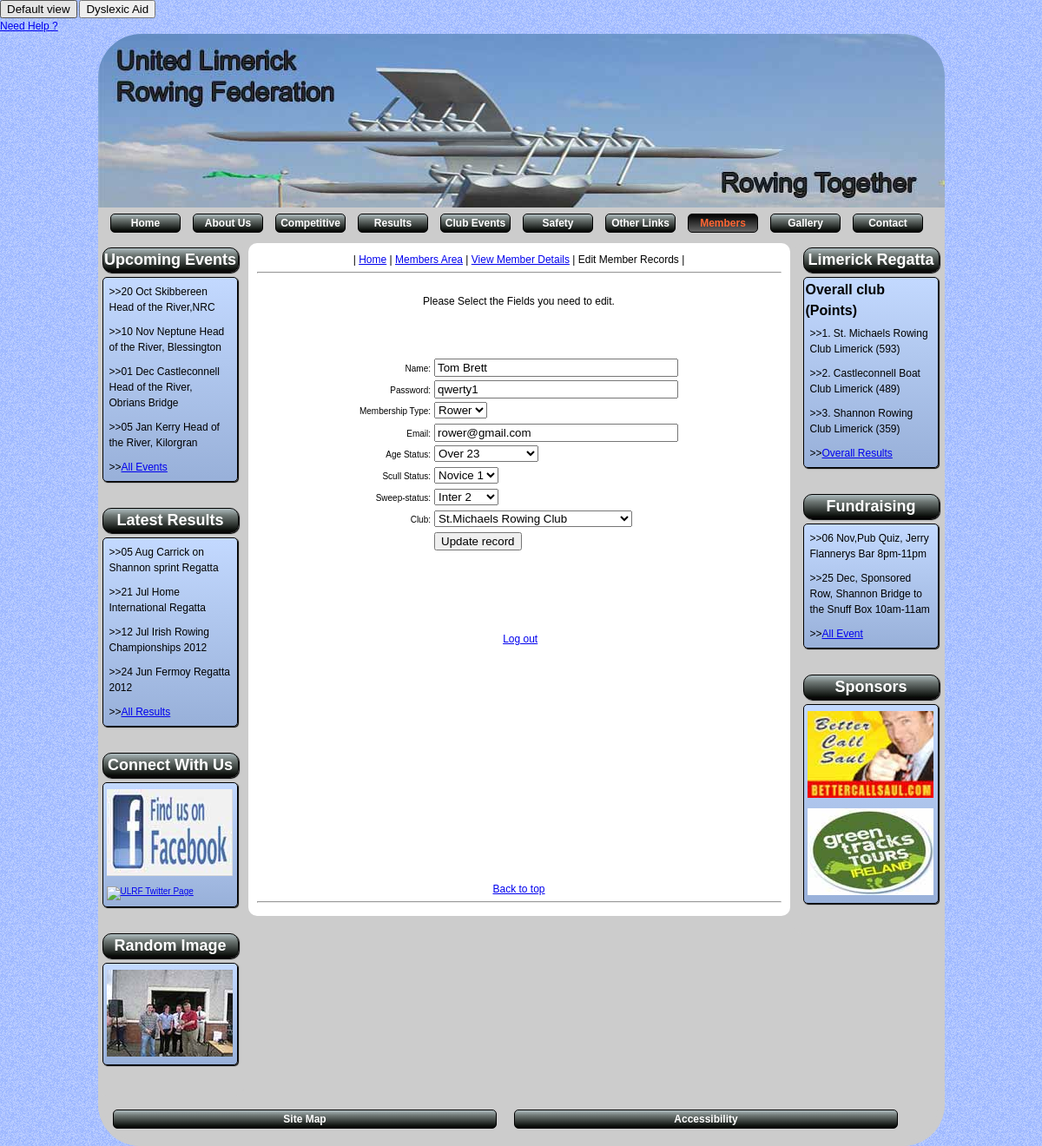
Screenshot of /editamember.php?userid=21 (signed in) with the database file from the repository.
### tables this page shows
CREATE TABLE IF NOT EXISTS `users` (
  `userid` int(8) NOT NULL auto_increment,
  `username` varchar(30) NOT NULL,
  `password` varchar(150) NOT NULL,
  `userlevel` int(8) NOT NULL,
  `email` varchar(50) NOT NULL,
  `agestatus` tinyint(2) NOT NULL,
  `scullstatus` tinyint(2) NOT NULL,
  `sweepstatus` tinyint(2) NOT NULL,
  `club` tinyint(2) NOT NULL,
  PRIMARY KEY  (`userid`)
);

### editamember.php (the view, shortened to what this page needs)
<?php require_once('Connections/msc36_rowerreg.php'); ?>
<?php
$logoutAction = $_SERVER['PHP_SELF']."?doLogout=true";
if ((isset($_SERVER['QUERY_STRING'])) && ($_SERVER['QUERY_STRING'] != "")){
  $logoutAction .="&". htmlentities($_SERVER['QUERY_STRING']);
}
?>
<?php
if (!function_exists("GetSQLValueString")) {
function GetSQLValueString($theValue, $theType, $theDefinedValue = "", $theNotDefinedValue = "")
{
  $theValue = function_exists("mysql_real_escape_string") ? mysql_real_escape_string($theValue) : mysql_escape_string($theValue);
  switch ($theType) {
    case "text":
      $theValue = ($theValue != "") ? "'" . $theValue . "'" : "NULL";
      break;
    case "long":
    case "int":
      $theValue = ($theValue != "") ? intval($theValue) : "NULL";
      break;
  }
  return $theValue;
}
}
$editFormAction = $_SERVER['PHP_SELF'];
if (isset($_SERVER['QUERY_STRING'])) {
  $editFormAction .= "?" . htmlentities($_SERVER['QUERY_STRING']);
}
$query_rstage = "SELECT * FROM agestatus";
$rstage = mysql_query($query_rstage, $msc36_rowerreg) or die(mysql_error());
$row_rstage = mysql_fetch_assoc($rstage);
$query_rstuserlev = "SELECT * FROM userlevel";
$rstuserlev = mysql_query($query_rstuserlev, $msc36_rowerreg) or die(mysql_error());
$row_rstuserlev = mysql_fetch_assoc($rstuserlev);
$query_rstclub = "SELECT * FROM club";
$rstclub = mysql_query($query_rstclub, $msc36_rowerreg) or die(mysql_error());
$row_rstclub = mysql_fetch_assoc($rstclub);
$query_rstscull = "SELECT * FROM scullstatus";
$rstscull = mysql_query($query_rstscull, $msc36_rowerreg) or die(mysql_error());
$row_rstscull = mysql_fetch_assoc($rstscull);
$query_rstsweep = "SELECT * FROM sweepstatus";
$rstsweep = mysql_query($query_rstsweep, $msc36_rowerreg) or die(mysql_error());
$row_rstsweep = mysql_fetch_assoc($rstsweep);
$colname_Recordset1 = "-1";
if (isset($_GET['userid'])) {
  $colname_Recordset1 = $_GET['userid'];
}
$query_Recordset1 = sprintf("SELECT * FROM users WHERE userid = %s", GetSQLValueString($colname_Recordset1, "int"));
$Recordset1 = mysql_query($query_Recordset1, $msc36_rowerreg) or die(mysql_error());
$row_Recordset1 = mysql_fetch_assoc($Recordset1);
?>
<!DOCTYPE html PUBLIC "-//W3C//DTD XHTML 1.0 Strict//EN" "http://www.w3.org/TR/xhtml1/DTD/xhtml1-strict.dtd">
<html xmlns="http://www.w3.org/1999/xhtml">
<head>
<link href="css-base1.2.css" rel="stylesheet" type="text/css" title="default" />
<link href="css-base-opendyslexic.css" rel="stylesheet" type="text/css" title="opendyslexic" />
</head>
<body onload="set_style_from_cookie()">
<form action="styleswitch.js" >
<input type="submit" onclick="switch_style('default'); return false;" name="default" value="Default view" id="default" />
<input type="submit" onclick="switch_style('opendyslexic'); return false;" name="opendyslexic" value="Dyslexic Aid" id="opendyslexic" />
</form>
<p><a href="accessability.php">Need Help ?</a></p>
<div id="wrapper">
  <div id="header" title="United Limerick Rowing Federation, 'Rowing together'"><h1>United Limerick Rowing Federation
    "Rowing Together" </h1>
  </div>
  <div id="navbar">
    <div id="navlinks">
     <ul>
        <li><a href="home.php" title="Hompage">Home</a></li>
        <li><a href="aboutus.php" title="About Us" >About Us</a></li>
        <li><a href="regattacalender.php" title="Regatta calender">Competitive</a></li>
        <li><a href="results.php" title="Results Page" >Results</a></li>
        <li> <a href="otherevents.php" title="Club Events" >Club Events</a></li>
        <li><a href="safety.php" title="Saftey Information" >Safety</a></li>
        <li> <a href="rowinglinks.php" title="Rowing Links" >Other Links</a></li>
        <li> <a href="index.php" class="current" title="Members Area" >Members</a></li>
        <li> <a href="gallery.php" title="Gallery">Gallery</a></li>
        <li> <a href="contactus.php" title="Contact Us">Contact</a></li>
      </ul>
    </div>
  </div>
  <div id="innerwrapper">
    <div id="subsetarea1">
      <div class="newsboxheader">
        <h2><a href="regattacalender.php" title="Regatta Calender">Upcoming Events</a></h2>
      </div>
      <div class="newsbox">
        <p>>>20 Oct Skibbereen Head of the River,NRC</p>
        <p>&gt;&gt;10 Nov Neptune Head of the River, Blessington</p>
        <p>&gt;&gt;01 Dec Castleconnell Head of the River, Obrians Bridge</p>
        <p>&gt;&gt;05 Jan Kerry Head of the River, Kilorgran</p>
        <p>&gt;&gt;<a href="regattacalender.php" title="Regatta Calender">All Events</a></p>
      </div>
      <div class="newsboxheader">
        <h2> <a href="results.php" title="Results Page">Latest Results</a></h2>
      </div>
      <div class="newsbox">
        <p>>>05 Aug Carrick on Shannon sprint Regatta</p>
        <p>>>21 Jul Home International Regatta</p>
        <p>>>12 Jul Irish Rowing Championships 2012</p>
        <p>>>24 Jun Fermoy Regatta 2012</p>
        <p>>><a href="results.php" title="Results Page">All Results</a></p>
      </div>
      <div class="newsboxheader">
        <h2> <a href="contactus.php" title="Contact Us">Connect with us</a></h2>
      </div>
      <div class="newsbox">
        <a href="https://www.facebook.com/pages/United-Limerick-Rowing-Federation/368315433254464?ref=hl" title="Our Facebook Page"><img src="images/facebookbutton1.jpg" width="145" height="100" alt="ULRF Facebook page" /></a>
        <a href="https://twitter.com/ULRFederation"> <img src="images/twitterbutton1.jpeg" width="145" height="100" alt="ULRF Twitter Page" title="Our Twitter Page" /></a>
        </div>
           <div class="newsboxheader">
        <h2> <a href="gallery.php" title="Gallery"> Random Image </a></h2>
      </div>
      <div class="newsbox">
      <img src="otherimages/<?php echo rand(1,12);?>.jpg" alt="Random Image from the Gallery" width="145" height="100" />
            </div>
    </div>
    <div id="mainarea">
      <p>| <a href="home.php">Home</a> | <a href="index.php">Members Area</a> | <a href="viewmemberdetails.php">View Member Details</a> | Edit Member Records |</p>
      <hr />
      <p>&nbsp;</p>
      <p>Please Select the Fields you need to edit.</p>
      <p>&nbsp;</p>
      <p>&nbsp;</p>
      <p>&nbsp;</p>
      <div class="tablecenter">
      <form action="<?php echo $editFormAction; ?>" method="post" id="form1">
        <table>
          <tr valign="baseline">
            <td align="right">Name:</td>
            <td><input type="text" name="username" value="<?php echo htmlentities($row_Recordset1['username'], ENT_COMPAT, 'utf-8'); ?>" size="32" /></td>
          </tr>
          <tr valign="baseline">
            <td align="right">Password:</td>
            <td><input type="text" name="password" value="<?php echo htmlentities($row_Recordset1['password'], ENT_COMPAT, 'utf-8'); ?>" size="32" /></td>
          </tr>
          <tr valign="baseline">
            <td align="right">Membership Type:</td>
            <td><select name="userlevel">
              <?php
do {
?>
              <option value="<?php echo $row_rstuserlev['userlevelid']?>" <?php if (!(strcmp($row_rstuserlev['userlevelid'], htmlentities($row_Recordset1['userlevel'], ENT_COMPAT, 'utf-8')))) {echo "SELECTED";} ?>><?php echo $row_rstuserlev['userlevel']?></option>
              <?php
} while ($row_rstuserlev = mysql_fetch_assoc($rstuserlev));
?>
            </select></td>
          </tr>
          <tr valign="baseline">
            <td align="right">Email:</td>
            <td><input type="text" name="email" value="<?php echo htmlentities($row_Recordset1['email'], ENT_COMPAT, 'utf-8'); ?>" size="32" /></td>
          </tr>
          <tr valign="baseline">
            <td align="right">Age Status:</td>
            <td><select name="agestatus">
              <?php
do {
?>
              <option value="<?php echo $row_rstage['agestatusid']?>" <?php if (!(strcmp($row_rstage['agestatusid'], htmlentities($row_Recordset1['agestatus'], ENT_COMPAT, 'utf-8')))) {echo "SELECTED";} ?>><?php echo $row_rstage['agestatus']?></option>
              <?php
} while ($row_rstage = mysql_fetch_assoc($rstage));
?>
            </select></td>
          </tr>
          <tr valign="baseline">
            <td align="right">Scull Status:</td>
            <td><select name="scullstatus">
              <?php
do {
?>
              <option value="<?php echo $row_rstscull['scullstatusid']?>" <?php if (!(strcmp($row_rstscull['scullstatusid'], htmlentities($row_Recordset1['scullstatus'], ENT_COMPAT, 'utf-8')))) {echo "SELECTED";} ?>><?php echo $row_rstscull['scullstatus']?></option>
              <?php
} while ($row_rstscull = mysql_fetch_assoc($rstscull));
?>
            </select></td>
          </tr>
          <tr valign="baseline">
            <td align="right">Sweep-status:</td>
            <td><select name="sweepstatus">
              <?php
do {
?>
              <option value="<?php echo $row_rstsweep['sweepstatusid']?>" <?php if (!(strcmp($row_rstsweep['sweepstatusid'], htmlentities($row_Recordset1['sweepstatus'], ENT_COMPAT, 'utf-8')))) {echo "SELECTED";} ?>><?php echo $row_rstsweep['sweepstatus']?></option>
              <?php
} while ($row_rstsweep = mysql_fetch_assoc($rstsweep));
?>
            </select></td>
          </tr>
          <tr valign="baseline">
            <td align="right">Club:</td>
            <td><select name="club">
              <?php
do {
?>
              <option value="<?php echo $row_rstclub['clubid']?>" <?php if (!(strcmp($row_rstclub['clubid'], htmlentities($row_Recordset1['club'], ENT_COMPAT, 'utf-8')))) {echo "SELECTED";} ?>><?php echo $row_rstclub['club']?></option>
              <?php
} while ($row_rstclub = mysql_fetch_assoc($rstclub));
?>
            </select></td>
          </tr>
          <tr valign="baseline">
            <td align="right">&nbsp;</td>
            <td><input type="submit" value="Update record" /></td>
          </tr>
        </table>
      </form>
      </div>
      <p>&nbsp;</p>
<p>&nbsp;</p>
<p>&nbsp;</p>
<p>&nbsp;</p>
<p>&nbsp;</p>
      <p>&nbsp;<a href="<?php echo $logoutAction ?>">Log out</a></p>
      <p>&nbsp;</p>
      <p>&nbsp;</p>
      <p>&nbsp;</p>
      <p>&nbsp;</p>
      <p>&nbsp;</p>
      <p>&nbsp;</p>
      <p>&nbsp;</p>
      <p>&nbsp;</p>
      <p>&nbsp;</p>
      <p>&nbsp;</p>
      <p>&nbsp;</p>
      <p>&nbsp;</p>
      <p>&nbsp;</p>
      <p>&nbsp;</p>
      <p>&nbsp;</p>
      <p><a href="#top">Back to top</a></p>
      <hr />
    </div>
    <div id="subsetarea2">
      <div class="newsboxheader">
        <h2> <a href="limerickregatta.php" title="Limerick Regatta"> Limerick Regatta </a></h2>
      </div>
      <div class="newsbox">
        <h3>Overall club (Points)</h3>
        <p>>>1. St. Michaels Rowing Club Limerick (593)</p>
        <p>>>2. Castleconnell Boat Club Limerick (489) </p>
        <p>>>3. Shannon Rowing Club Limerick (359)</p>
        <p>>><a href="limerickregatta.php" title="Limerick Regatta">Overall Results </a></p>
      </div>
      <div class="newsboxheader">
        <h2> <a href="otherevents.php" title="Club Events"> Fundraising</a></h2>
      </div>
      <div class="newsbox">
        <p>>>06 Nov,Pub Quiz, Jerry Flannerys Bar 8pm-11pm</p>
        <p>>>25 Dec, Sponsored Row, Shannon Bridge to the Snuff Box 10am-11am</p>
        <p>>><a href="otherevents.php" title="Club Events">All Event</a></p>
      </div>
      <div class="newsboxheader">
        <h2> <a href="aboutus.php" title="About Us Page"> Sponsors</a></h2>
      </div>
      <div class="newsbox">
      <a href="http://www.bettercallsaul.com/"> <img src="images/bettercallsaul1.jpg" width="145" height="100" alt="Sponser:Legal Services By Saul Goodman" title="Better Call saul" /></a>
       <a href="http://greentrackstours.com/"> <img src="images/greentracktours1.jpg" alt="Sponser: Green Track Tours" title="Green Track Tours"  /> </a>
      </div>
    </div>
  <div id="footer">
  <div id="footerlinks">
 <ul>
 <li> <a href="sitemap.php" title="Sitemap">Site Map</a> </li>
 <li><a href="accessability.php" title="Accessability">Accessibility</a> </li>
 </ul>
 </div>
  </div>
  </div>
</div>
</body>
</html>

### rows the page displays
users: username "Tom Brett", password "qwerty1", email "rower@gmail.com"

### other values shown
form field userlevel "Rower"
form field agestatus "Over 23"
form field scullstatus "Novice 1"
form field sweepstatus "Inter 2"
form field club "St.Michaels Rowing Club"
